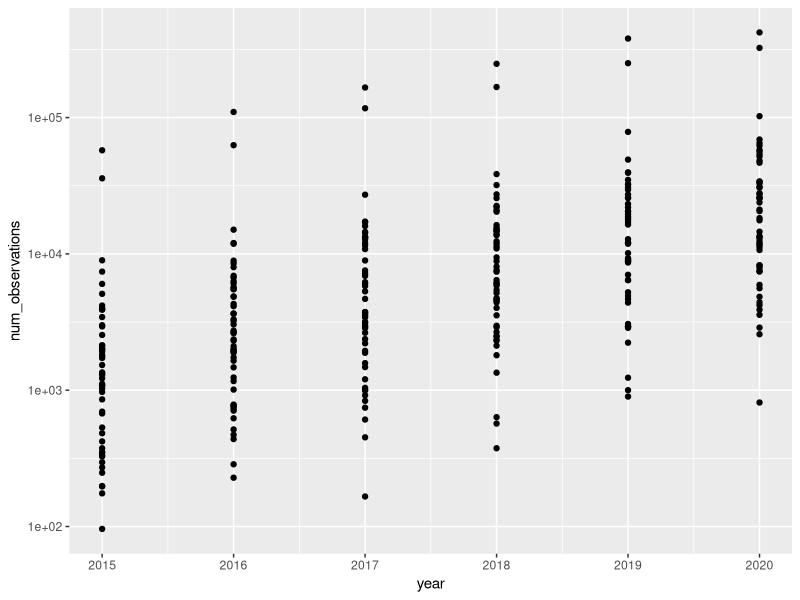
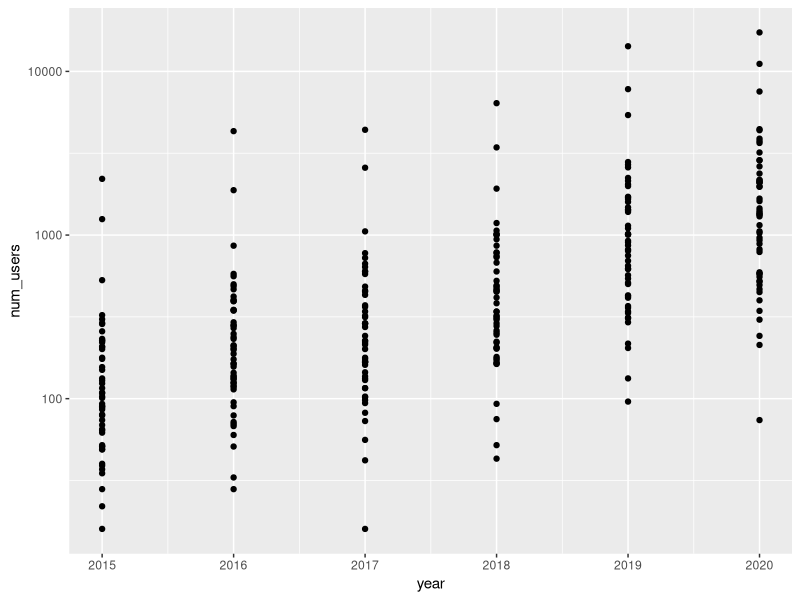

The R source for these figures, in order: (Note: this script raises an error after producing the figures.)
# Analyses of USA iNaturalist data lme4
# Kathleen L Prudic
# klprudic@arizona.edu
# created 2020-09-01
# DOI: https://doi.org/10.15468/dl.wqjr5j

# Remove wonton variables 
rm(list = ls())

# Load additional packages
library(tidyverse)
library(lme4)
library(merTools)

# Load data 
# If data/ does not exist, run 2015-2020-iNaturalist-USA-dataprocessing.R
usa_counts <- read_csv(file = "data/inat-usa-counts.csv")

# Add log transformation of num_observations and num_users
usa_counts <- usa_counts %>%
  mutate(log_num_obs = log10(num_observations)) %>%
  mutate(log_num_users = log10(num_users))

# Filter data for 2015-2019 records, num_observations and num_users
usa_counts_2015_2019 <- usa_counts %>%
  filter(year != 2020)

# Plot observation data ignoring state
ggplot(data = usa_counts, mapping = aes(x = year, y = num_observations)) +
  geom_point() +
  scale_y_log10()

# Plot user data ignoring state
ggplot(data = usa_counts, mapping = aes(x = year, y = num_users)) +
  geom_point() +
  scale_y_log10()

################################################################################
# num_observations analysis

# Linear model of observation data 2015-2019
# Use ML because we are comparing models
usa_lme <- lme4::lmer(log_num_obs ~ year + (1|stateProvince),  
                     data = usa_counts_2015_2019, 
                     REML = FALSE)

# Polynomial model of observation data 2015-2019
# Degree 2
usa_lme_poly <- lme4::lmer(log_num_obs ~ poly(x = year, degree = 2) + (1|stateProvince),
                          data = usa_counts_2015_2019, 
                          REML = FALSE)

# Compare linear and polynomial models
anova(usa_lme, usa_lme_poly)

# Polynomial model of observation data 2015-2019
# Use REML because we want accurate estimates
usa_lme_poly <- lme4::lmer(log_num_obs ~ poly(x = year, degree = 2) + (1|stateProvince),
                          data = usa_counts_2015_2019, 
                          REML = TRUE)

# Create predicted values
predictions <- merTools::predictInterval(usa_lme_poly, 
                                         newdata = usa_counts, 
                                         level = 0.95)

# Add predictions to dataframe
usa_counts <- usa_counts %>%
  mutate(pred_num_obs = 10^predictions$fit, 
         lwr_num_obs = 10^predictions$lwr,
         upr_num_obs = 10^predictions$upr) %>%
  mutate(below_ci = num_observations < lwr_num_obs, 
         above_ci = num_observations > upr_num_obs) %>%
  mutate(perc_change = ((num_observations - pred_num_obs)/ pred_num_obs)*100)

# Pull out values for 2020
pred_2020 <- usa_counts %>%
  filter(year == 2020)

# Write to file
write_csv(x = pred_2020, path = "output/iNaturalist_predictions_obs_2020.csv")

################################################################################
# num_users analysis

# Linear model of observation data 2015-2019
# Use ML because we are comparing models
usa_lme <- lme4::lmer(log_num_users ~ year + (1|stateProvince),  
                      data = usa_counts_2015_2019, 
                      REML = FALSE)

# Polynomial model of observation data 2015-2019
# Degree 2
usa_lme_poly <- lme4::lmer(log_num_users ~ poly(x = year, degree = 2) + (1|stateProvince),
                           data = usa_counts_2015_2019, 
                           REML = FALSE)

# Compare linear and polynomial models
anova(usa_lme, usa_lme_poly)

# Polynomial model of observation data 2015-2019
# Use REML because we want accurate estimates
usa_lme_poly <- lme4::lmer(log_num_users ~ poly(x = year, degree = 2) + (1|stateProvince),
                           data = usa_counts_2015_2019, 
                           REML = TRUE)

# Create predicted values
predictions <- merTools::predictInterval(usa_lme_poly, 
                                         newdata = usa_counts, 
                                         level = 0.95)

# Add predictions to dataframe
usa_counts <- usa_counts %>%
  mutate(pred_num_users = 10^predictions$fit, 
         lwr_num_users = 10^predictions$lwr,
         upr_num_users = 10^predictions$upr) %>%
  mutate(below_ci = num_users < lwr_num_users, 
         above_ci = num_users > upr_num_users) %>%
  mutate(perc_change = ((num_users - pred_num_users)/ pred_num_users)*100)  %>%
  dplyr::select(-num_observations, -log_num_obs)

# Pull out values for 2020
pred_2020 <- usa_counts %>%
  filter(year == 2020)

# Write to file
write_csv(x = pred_2020, path = "output/iNaturalist_predictions_users_2020.csv")
